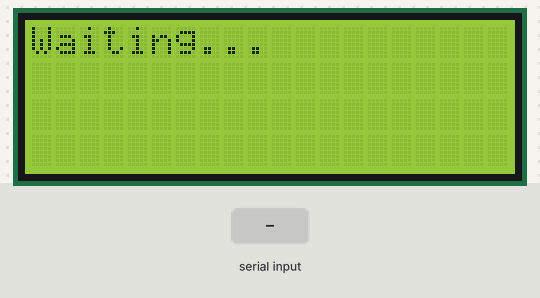
Simulated run of this sketch. Board: Arduino Uno, built with avr-gcc and run on an emulated ATmega328P. Parts: 20×4 character LCD. The test bench sets the inputs (shaded band).

Above: at 1.2 s.
1.3 s: "1\n" received over Serial
At 2.2 s:
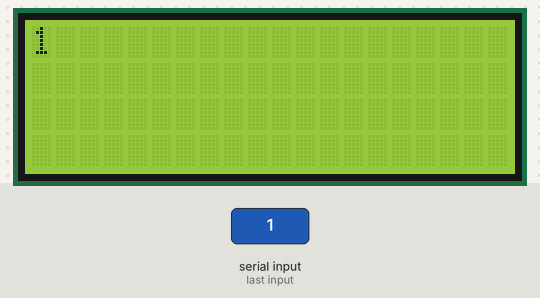
2.8 s: byte 10 ('\n') received over Serial
4.3 s: "0\n" received over Serial
At 5.7 s:
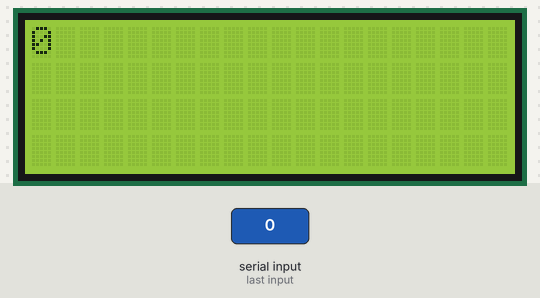
Timing chart, 0 to 7.3 s (numbered marks = the images above; inputs shaded):
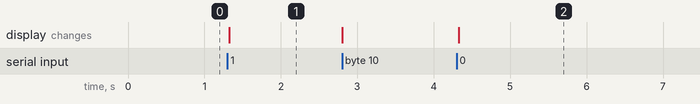

Measured:
- after the input at 1.3 s, the display: changes at once (image 1)
- after the input at 4.3 s, the display: changes at once (image 2)

The sketch:

Arduino_code.ino
```cpp
#include <Wire.h>
#include <LiquidCrystal_I2C.h>

LiquidCrystal_I2C lcd(0x27, 20, 4);  // Use your correct address

void setup() {
  Serial.begin(9600);     // Start serial communication
  lcd.init();             // Initialize LCD
  lcd.backlight();        // Turn on backlight
  lcd.setCursor(0, 0);
  lcd.print("Waiting...");
}

void loop() {
  static String message = "";
  while (Serial.available()) {
    char c = Serial.read();
    if (c == '\n') {
      displayMessage(message);
      message = "";
    } else {
      message += c;
    }
  }
}

void displayMessage(String msg) {
  lcd.clear();

  int line = 0;
  int start = 0;

  while (start < msg.length() && line < 4) {
    lcd.setCursor(0, line);
    String lineText = msg.substring(start, min(start + 20, msg.length()));

    // Pad the line with spaces if it's less than 20 chars
    while (lineText.length() < 20) {
      lineText += ' ';
    }

    lcd.print(lineText);
    start += 20;
    line++;
  }
}
```
